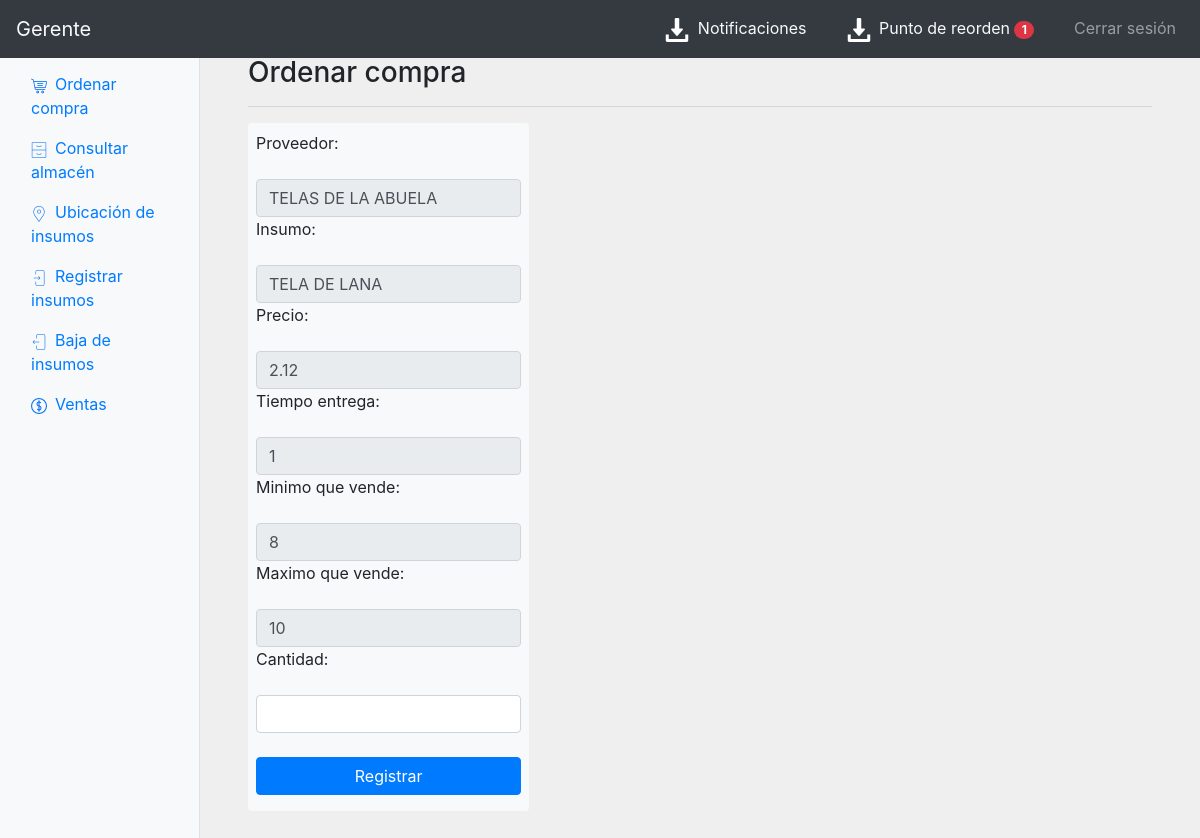
/g-ordenarCompra.php (signed in), run on the app's committed database.
### tables this page shows
CREATE TABLE `proveedor` (
  `id` int(11) NOT NULL,
  `nombre` varchar(45) NOT NULL,
  `idInsumo` int(11) NOT NULL,
  `costo` decimal(10,2) NOT NULL,
  `maximo` int(11) NOT NULL,
  `minimo` int(11) NOT NULL,
  `tiempoEntrega` int(11) NOT NULL
);

CREATE TABLE `insumo` (
  `id` int(11) NOT NULL,
  `nombre` varchar(45) NOT NULL
);

### g-ordenarCompra.php (the view, shortened to what this page needs)
<?php
  include_once "templates/header.php";
  include_once "templates/navbarGerente.php";
  require "funciones/db.php";
?>
    <div class="col-12 col-md-9 col-lg-10 px-2 px-sm-5 pt-5">
      <div class="row mt-2">
        <div class="col-12 col-md-16">
        <h3>Ordenar compra</h3>
        <hr>
        <div class="row">
        <?php
          $query = mysqli_query ($conn, "
            SELECT
              proveedor.id as idP,
              proveedor.nombre,
              proveedor.idInsumo,
              proveedor.costo,
              proveedor.maximo,
              proveedor.minimo,
              proveedor.tiempoEntrega,
              insumo.id,
              insumo.nombre AS nombreIns
          FROM
              `proveedor`
          JOIN insumo ON proveedor.idInsumo = insumo.id
          ");
          while ($f=mysqli_fetch_array($query))
          {
          ?>
          <div class="col-sm-4">
            <form action="funciones/ordenarCompra.php" method="post">
              <div class="rounded bg-light mx-auto p-2 mb-5 col-25">
                <div class='form-group'>
                  <label>Proveedor: </label>
                </div>
                <input type="text" class="form-control" readonly required value="<?php echo $f['nombre'];?>" />
                <div class='form-group'>
                  <label>Insumo: </label>
                </div>
                <input type="text" class="form-control" readonly required value="<?php echo $f['nombreIns'];?>" />
                <div class='form-group'>
                  <label>Precio: </label>
                </div>
                <input type="text" class="form-control" name='importe'  readonly required value="<?php echo $f['costo'];?>" />
                <div class='form-group'>
                  <label>Tiempo entrega: </label>
                </div>
                <input type="text" class="form-control" name='tiempoEntrega' readonly value="<?php echo $f['tiempoEntrega'];?>" />
                <div class='form-group'>
                  <label>Minimo que vende: </label>
                </div>
                <input type="text" class="form-control" readonly name='minimoVenta' required value="<?php echo $f['minimo'];?>" />
                <div class='form-group'>
                  <label>Maximo que vende: </label>
                </div>
                <input type="text" class="form-control" readonly name='maximoVenta' value="<?php echo $f['maximo'];?>" />
                <div class='form-group'>
                  <label>Cantidad: </label>
                </div>
                <input type="number" class="form-control" name="cantidad">
                <input type="submit" name="" value="Registrar" class="btn btn-primary w-100 mt-4 mb-2">
              </div>
            </form>
          </div>
          <?php } ?>
        </div>
      </div>
    </div>
  </div>
<?php include_once "templates/scripts.php"?>

### css/estilos.css (style rules this page uses)
html, body { height:100%; }
.bgcol { background-color: #efefef; }

### data on the page
proveedor: nombre "TELAS DE LA ABUELA", idInsumo.nombre "TELA DE LANA", importe "2.12", tiempoEntrega "1", minimoVenta "8", maximoVenta "10"
